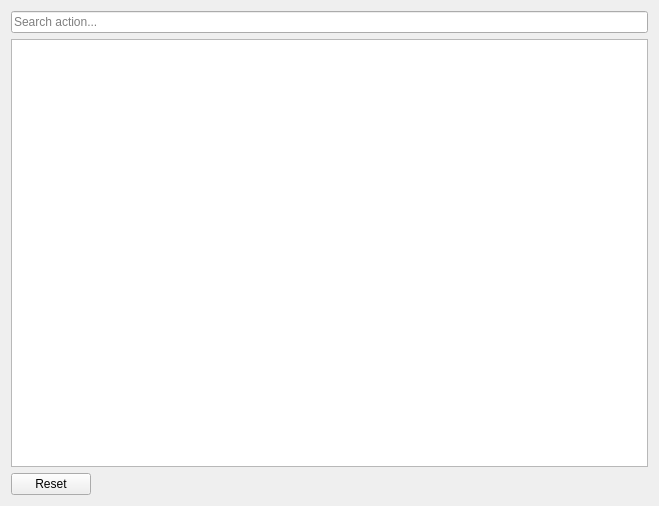
<?xml version="1.0" encoding="UTF-8"?>
<ui version="4.0">
 <class>ShortcutConfigurator</class>
 <widget class="QWidget" name="ShortcutConfigurator">
  <property name="geometry">
   <rect>
    <x>0</x>
    <y>0</y>
    <width>659</width>
    <height>506</height>
   </rect>
  </property>
  <property name="windowTitle">
   <string>Shortcut</string>
  </property>
  <layout class="QGridLayout" name="gridLayout">
   <item row="2" column="0">
    <widget class="QPushButton" name="reset">
     <property name="text">
      <string>Reset</string>
     </property>
    </widget>
   </item>
   <item row="2" column="1">
    <spacer name="horizontalSpacer">
     <property name="orientation">
      <enum>Qt::Horizontal</enum>
     </property>
     <property name="sizeHint" stdset="0">
      <size>
       <width>380</width>
       <height>20</height>
      </size>
     </property>
    </spacer>
   </item>
   <item row="0" column="0" colspan="2">
    <widget class="QLineEdit" name="searchBox">
     <property name="text">
      <string/>
     </property>
     <property name="placeholderText">
      <string>Search action...</string>
     </property>
     <property name="clearButtonEnabled">
      <bool>true</bool>
     </property>
    </widget>
   </item>
   <item row="1" column="0" colspan="2">
    <widget class="QTableView" name="shortcutsTable"/>
   </item>
  </layout>
 </widget>
 <resources/>
 <connections/>
</ui>
